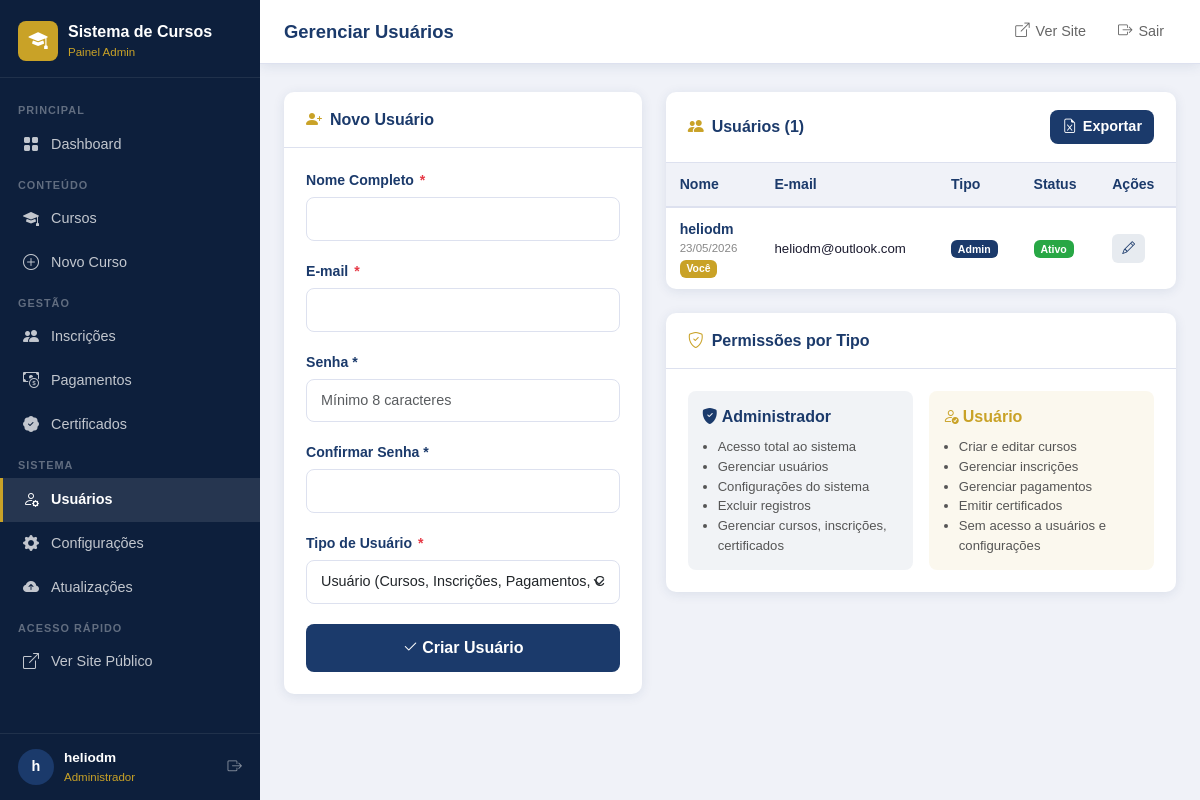
The app's page /admin/usuarios.php (signed in) with its own data.
### tables this page shows
CREATE TABLE IF NOT EXISTS `usuarios` (
  `id` int(11) NOT NULL AUTO_INCREMENT,
  `nome` varchar(150) NOT NULL,
  `email` varchar(150) NOT NULL,
  `senha` varchar(255) NOT NULL,
  `tipo` enum('admin','usuario') NOT NULL DEFAULT 'usuario',
  `ativo` tinyint(1) NOT NULL DEFAULT 1,
  `criado_em` timestamp NOT NULL DEFAULT current_timestamp(),
  `atualizado_em` timestamp NOT NULL DEFAULT current_timestamp() ON UPDATE current_timestamp(),
  PRIMARY KEY (`id`),
  UNIQUE KEY `email` (`email`)
);

### includes/functions.php (called while the page is built, shortened)
<?php
function getConfig(string $chave, string $default = ''): string {
    static $cache = [];
    $db = getDB();
    $stmt = $db->prepare("SELECT valor FROM configuracoes WHERE chave = ?");
    $stmt->execute([$chave]);
    $row = $stmt->fetch();
    $cache[$chave] = $row ? ($row['valor'] ?? $default) : $default;
    return $cache[$chave];
}
function h(mixed $valor): string {
    return htmlspecialchars((string)($valor ?? ''), ENT_QUOTES | ENT_HTML5, 'UTF-8');
}
function formatarData(?string $data, string $formato = 'd/m/Y'): string {
    return date($formato, strtotime($data));
}
function urlImagem(?string $caminho, string $default = ''): string {
    if (empty($caminho)) return $default;
    return $default;
}

### includes/auth.php (called while the page is built, shortened)
<?php
require_once __DIR__ . '/functions.php';
function isLoggedIn(): bool {
    return !empty($_SESSION['usuario_id']) && !empty($_SESSION['usuario_tipo']);
}
function isAdmin(): bool {
    return isLoggedIn() && $_SESSION['usuario_tipo'] === 'admin';
}
function getUsuarioLogado(): ?array {
    return [
        'id'    => $_SESSION['usuario_id'],
        'nome'  => $_SESSION['usuario_nome'],
        'email' => $_SESSION['usuario_email'],
        'tipo'  => $_SESSION['usuario_tipo'],
    ];
}

### admin/usuarios.php (the view, shortened to what this page needs)
<?php ob_start();
$pageTitle = 'Gerenciar Usuários';
require_once __DIR__ . '/includes/header.php';
$db    = getDB();
$editUser = null;
$usuarios = $db->query("SELECT id, nome, email, tipo, ativo, criado_em FROM usuarios ORDER BY tipo ASC, nome ASC")->fetchAll();
?>
<div class="row g-4">
  <div class="col-lg-5">
    <div class="admin-card">
      <div class="admin-card-header">
        <h5><i class="bi bi-person-plus-fill"></i> <?= $editUser ? 'Editar Usuário' : 'Novo Usuário' ?></h5>
      </div>
      <div class="admin-card-body">
        <form method="POST" novalidate>
          <div class="admin-form-group">
            <label>Nome Completo <span class="required">*</span></label>
            <input type="text" class="form-control" name="nome"
                   value="<?= h($editUser['nome'] ?? '') ?>" required maxlength="150">
          </div>
          <div class="admin-form-group">
            <label>E-mail <span class="required">*</span></label>
            <input type="email" class="form-control" name="email"
                   value="<?= h($editUser['email'] ?? '') ?>" required maxlength="150">
          </div>
          <div class="admin-form-group">
            <label>
              <?= $editUser ? 'Nova Senha (deixe em branco para manter)' : 'Senha *' ?>
            </label>
            <input type="password" class="form-control" name="senha" minlength="8"
                   placeholder="Mínimo 8 caracteres" <?= $editUser ? '' : 'required' ?>>
          </div>
          <div class="admin-form-group">
            <label>Confirmar Senha <?= $editUser ? '' : '*' ?></label>
            <input type="password" class="form-control" name="confirmar_senha" <?= $editUser ? '' : 'required' ?>>
          </div>
          <div class="admin-form-group">
            <label>Tipo de Usuário <span class="required">*</span></label>
            <select class="form-select" name="tipo">
              <option value="usuario" <?= ($editUser['tipo'] ?? '') === 'usuario' ? 'selected' : '' ?>>
                Usuário (Cursos, Inscrições, Pagamentos, Certificados)
              </option>
            </select>
          </div>
          <button type="submit" class="btn w-100" style="background:var(--primary);color:#fff;font-weight:700;border-radius:8px;padding:11px;">
            <i class="bi bi-check2 me-1"></i><?= $editUser ? 'Salvar Alterações' : 'Criar Usuário' ?>
          </button>
        </form>
      </div>
    </div>
  </div>
  <div class="col-lg-7">
    <div class="admin-card">
      <div class="admin-card-header">
        <h5><i class="bi bi-people-fill"></i> Usuários (<?= count($usuarios) ?>)</h5>
        <a href="<?= BASE_PATH ?>/api/exportar.php?tipo=usuarios" class="topbar-btn btn-primary-sm">
          <i class="bi bi-file-earmark-excel"></i> Exportar
        </a>
      </div>
      <div style="overflow-x:auto;">
        <table class="admin-table">
          <thead>
            <tr>
              <th>Nome</th>
              <th>E-mail</th>
              <th>Tipo</th>
              <th>Status</th>
              <th>Ações</th>
            </tr>
          </thead>
          <tbody>
            <?php foreach ($usuarios as $u): ?>
            <tr>
              <td>
                <div style="font-weight:700;font-size:.88rem;color:var(--primary);"><?= h($u['nome']) ?></div>
                <div style="font-size:.72rem;color:#888;"><?= formatarData($u['criado_em'], 'd/m/Y') ?></div>
                <?php if ($u['id'] === (int)$usuario['id']): ?>
                <span class="badge" style="background:var(--secondary);font-size:.65rem;">Você</span>
                <?php endif; ?>
              </td>
              <td style="font-size:.83rem;"><?= h($u['email']) ?></td>
              <td>
                <span class="badge <?= $u['tipo'] === 'admin' ? 'badge-admin' : 'badge-usuario' ?>">
                  <?= $u['tipo'] === 'admin' ? 'Admin' : 'Usuário' ?>
                </span>
              </td>
              <td>
                <span class="badge <?= $u['ativo'] ? 'badge-ativo' : 'badge-inativo' ?>">
                  <?= $u['ativo'] ? 'Ativo' : 'Inativo' ?>
                </span>
              </td>
              <td>
                <div class="actions">
                  <a href="<?= BASE_PATH ?>/admin/usuarios.php?editar=<?= $u['id'] ?>" class="btn-action edit">
                    <i class="bi bi-pencil"></i>
                  </a>
                </div>
              </td>
            </tr>
            <?php endforeach; ?>
          </tbody>
        </table>
      </div>
    </div>
    <div class="admin-card mt-3">
      <div class="admin-card-header"><h5><i class="bi bi-shield-check"></i> Permissões por Tipo</h5></div>
      <div class="admin-card-body">
        <div class="row g-3">
          <div class="col-md-6">
            <div style="background:rgba(27,58,107,.06);border-radius:8px;padding:14px;">
              <div class="fw-bold mb-2" style="color:var(--primary);"><i class="bi bi-shield-fill-check me-1"></i>Administrador</div>
              <ul style="font-size:.82rem;color:#555;padding-left:16px;margin:0;">
                <li>Acesso total ao sistema</li>
                <li>Gerenciar usuários</li>
                <li>Configurações do sistema</li>
                <li>Excluir registros</li>
                <li>Gerenciar cursos, inscrições, certificados</li>
              </ul>
            </div>
          </div>
          <div class="col-md-6">
            <div style="background:rgba(201,162,39,.08);border-radius:8px;padding:14px;">
              <div class="fw-bold mb-2" style="color:var(--secondary);"><i class="bi bi-person-check me-1"></i>Usuário</div>
              <ul style="font-size:.82rem;color:#555;padding-left:16px;margin:0;">
                <li>Criar e editar cursos</li>
                <li>Gerenciar inscrições</li>
                <li>Gerenciar pagamentos</li>
                <li>Emitir certificados</li>
                <li>Sem acesso a usuários e configurações</li>
              </ul>
            </div>
          </div>
        </div>
      </div>
    </div>
  </div>
</div>
<?php require_once __DIR__ . '/includes/footer.php'; ?>

### admin/includes/header.php (shortened to what this page needs)
<?php
require_once __DIR__ . '/../../includes/functions.php';
require_once __DIR__ . '/../../includes/auth.php';
$usuario  = getUsuarioLogado();
$siteName = getConfig('site_nome', 'Sistema de Cursos');
$siteLogo = urlImagem(getConfig('site_logo'), '');
$pageTitle = $pageTitle ?? 'Painel Admin';
?>
<!DOCTYPE html>
<html lang="pt-BR">
<head>
  <link rel="stylesheet" href="https://cdn.jsdelivr.net/npm/bootstrap@5.3.2/dist/css/bootstrap.min.css">
  <link rel="stylesheet" href="https://cdn.jsdelivr.net/npm/bootstrap-icons@1.11.3/font/bootstrap-icons.min.css">
  <link rel="stylesheet" href="<?= BASE_PATH ?>/assets/css/admin.css">
</head>
<body class="admin-body">
<aside class="admin-sidebar" id="admin-sidebar">
  <a class="sidebar-brand" href="<?= BASE_PATH ?>/admin/index.php">
    <?php if ($siteLogo): ?>
    <img src="<?= h($siteLogo) ?>" alt="<?= h($siteName) ?>">
    <?php else: ?>
    <div style="width:40px;height:40px;background:var(--secondary);border-radius:8px;display:flex;align-items:center;justify-content:center;flex-shrink:0;">
      <i class="bi bi-mortarboard-fill" style="color:#fff;font-size:1.2rem;"></i>
    </div>
    <?php endif; ?>
    <div>
      <span class="brand-name"><?= h($siteName) ?></span>
      <span class="brand-sub">Painel Admin</span>
    </div>
  </a>
  <nav class="sidebar-nav">
    <?php
    $current = basename($_SERVER['PHP_SELF'], '.php');
    function isActive(string $page, string $current): string {
      return $current === $page ? 'active' : '';
    }
    ?>
    <div class="sidebar-section-label">Principal</div>
    <a href="<?= BASE_PATH ?>/admin/index.php" class="sidebar-link <?= isActive('index', $current) ?>">
      <i class="bi bi-grid-fill"></i> Dashboard
    </a>
    <div class="sidebar-section-label">Conteúdo</div>
    <a href="<?= BASE_PATH ?>/admin/cursos.php" class="sidebar-link <?= isActive('cursos', $current) ?>">
      <i class="bi bi-mortarboard-fill"></i> Cursos
    </a>
    <a href="<?= BASE_PATH ?>/admin/cursos.php?acao=criar" class="sidebar-link <?= isActive('curso-criar', $current) ?>">
      <i class="bi bi-plus-circle"></i> Novo Curso
    </a>
    <div class="sidebar-section-label">Gestão</div>
    <a href="<?= BASE_PATH ?>/admin/inscricoes.php" class="sidebar-link <?= isActive('inscricoes', $current) ?>">
      <i class="bi bi-people-fill"></i> Inscrições
    </a>
    <a href="<?= BASE_PATH ?>/admin/pagamentos.php" class="sidebar-link <?= isActive('pagamentos', $current) ?>">
      <i class="bi bi-cash-coin"></i> Pagamentos
    </a>
    <a href="<?= BASE_PATH ?>/admin/certificados.php" class="sidebar-link <?= isActive('certificados', $current) ?>">
      <i class="bi bi-patch-check-fill"></i> Certificados
    </a>
    <?php if (isAdmin()): ?>
    <div class="sidebar-section-label">Sistema</div>
    <a href="<?= BASE_PATH ?>/admin/usuarios.php" class="sidebar-link <?= isActive('usuarios', $current) ?>">
      <i class="bi bi-person-gear"></i> Usuários
    </a>
    <a href="<?= BASE_PATH ?>/admin/configuracoes.php" class="sidebar-link <?= isActive('configuracoes', $current) ?>">
      <i class="bi bi-gear-fill"></i> Configurações
    </a>
    <a href="<?= BASE_PATH ?>/admin/atualizacoes.php" class="sidebar-link <?= isActive('atualizacoes', $current) ?>" style="position:relative;">
      <i class="bi bi-cloud-arrow-up-fill"></i> Atualizações
    </a>
    <?php endif; ?>
    <div class="sidebar-section-label">Acesso Rápido</div>
    <a href="<?= BASE_PATH ?>/index.php" target="_blank" class="sidebar-link">
      <i class="bi bi-box-arrow-up-right"></i> Ver Site Público
    </a>
  </nav>
  <div class="sidebar-user">
    <div class="user-avatar"><?= mb_substr($usuario['nome'], 0, 1) ?></div>
    <div class="user-info">
      <div class="name"><?= h($usuario['nome']) ?></div>
      <div class="role"><?= $usuario['tipo'] === 'admin' ? 'Administrador' : 'Usuário' ?></div>
    </div>
    <a href="<?= BASE_PATH ?>/logout.php" class="logout-btn" title="Sair" data-bs-toggle="tooltip">
      <i class="bi bi-box-arrow-right"></i>
    </a>
  </div>
</aside>
<header class="admin-topbar">
  <div class="topbar-title"><?= h($pageTitle) ?></div>
  <div class="topbar-actions">
    <a href="<?= BASE_PATH ?>/index.php" target="_blank" class="topbar-btn">
      <i class="bi bi-box-arrow-up-right"></i>
      <span class="d-none d-md-inline">Ver Site</span>
    </a>
    <a href="<?= BASE_PATH ?>/logout.php" class="topbar-btn" onclick="return confirm('Deseja sair do sistema?')">
      <i class="bi bi-box-arrow-right"></i>
      <span class="d-none d-sm-inline">Sair</span>
    </a>
  </div>
</header>
<main class="admin-main">

### admin/includes/footer.php (shortened to what this page needs)
</main>
</body>
</html>

### records on screen
usuarios: nome "heliodm", criado_em "23/05/2026", shows "Você", email "heliodm@outlook.com", tipo "Admin", ativo "Ativo"

### other values on screen
$siteName "Sistema de Cursos"
mb_substr($usuario['nome'], 0, 1) "h"
$usuario['nome'] "heliodm"
$pageTitle "Gerenciar Usuários"
count($usuarios) "1"
